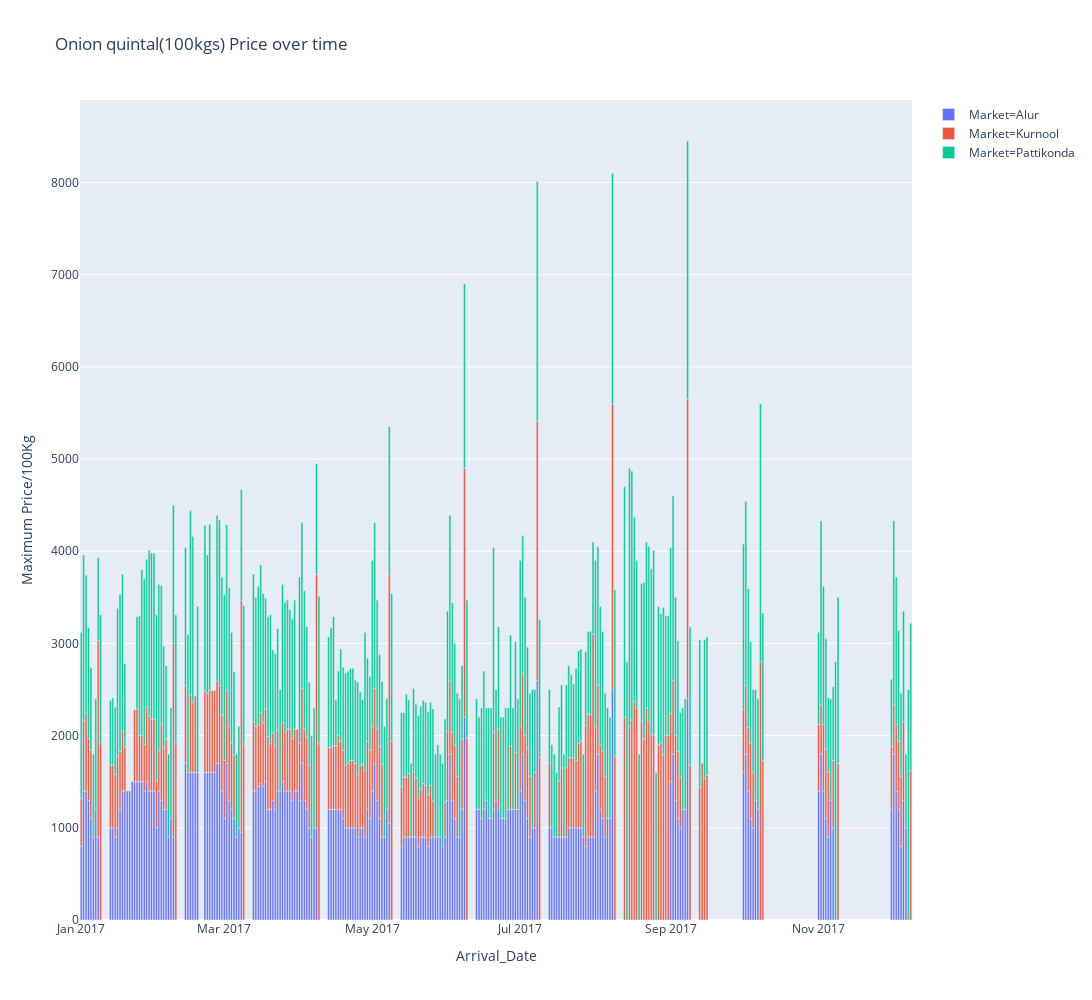
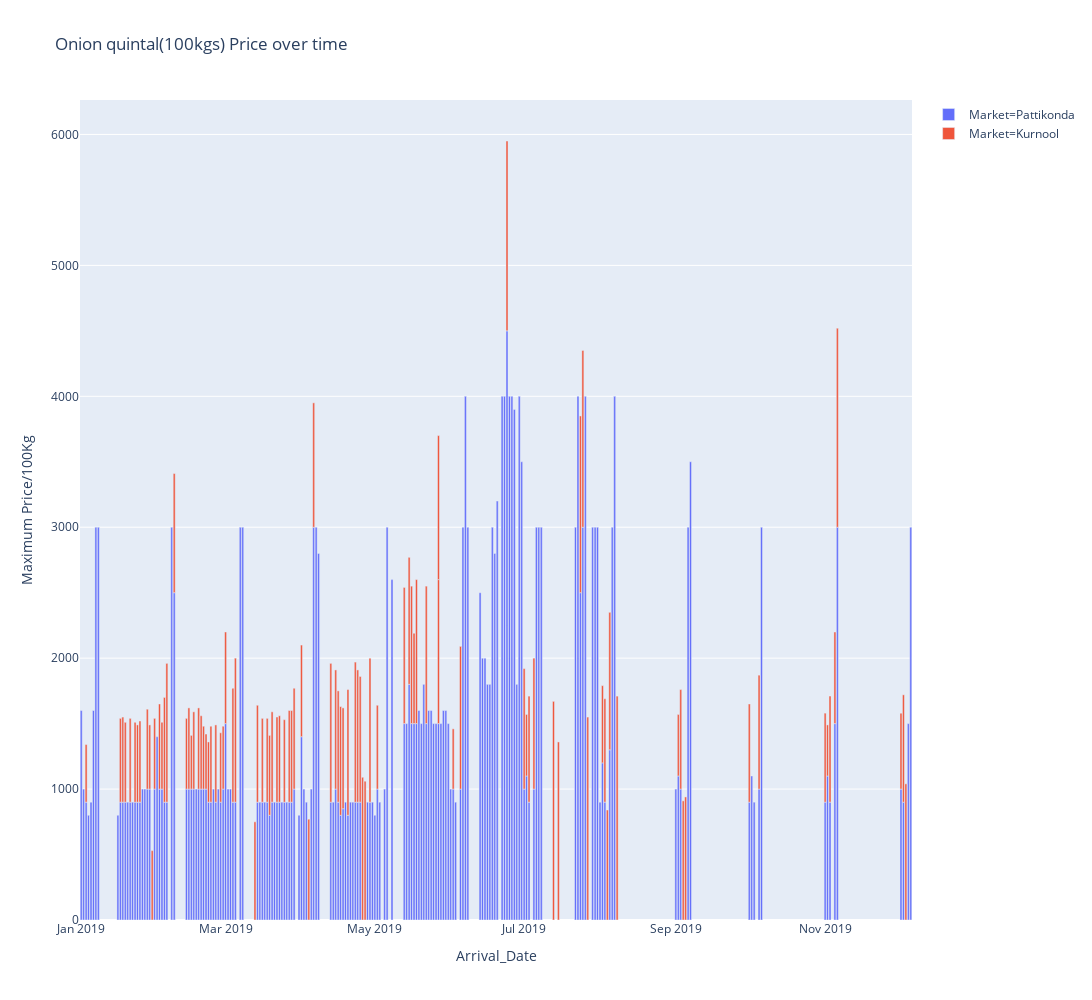
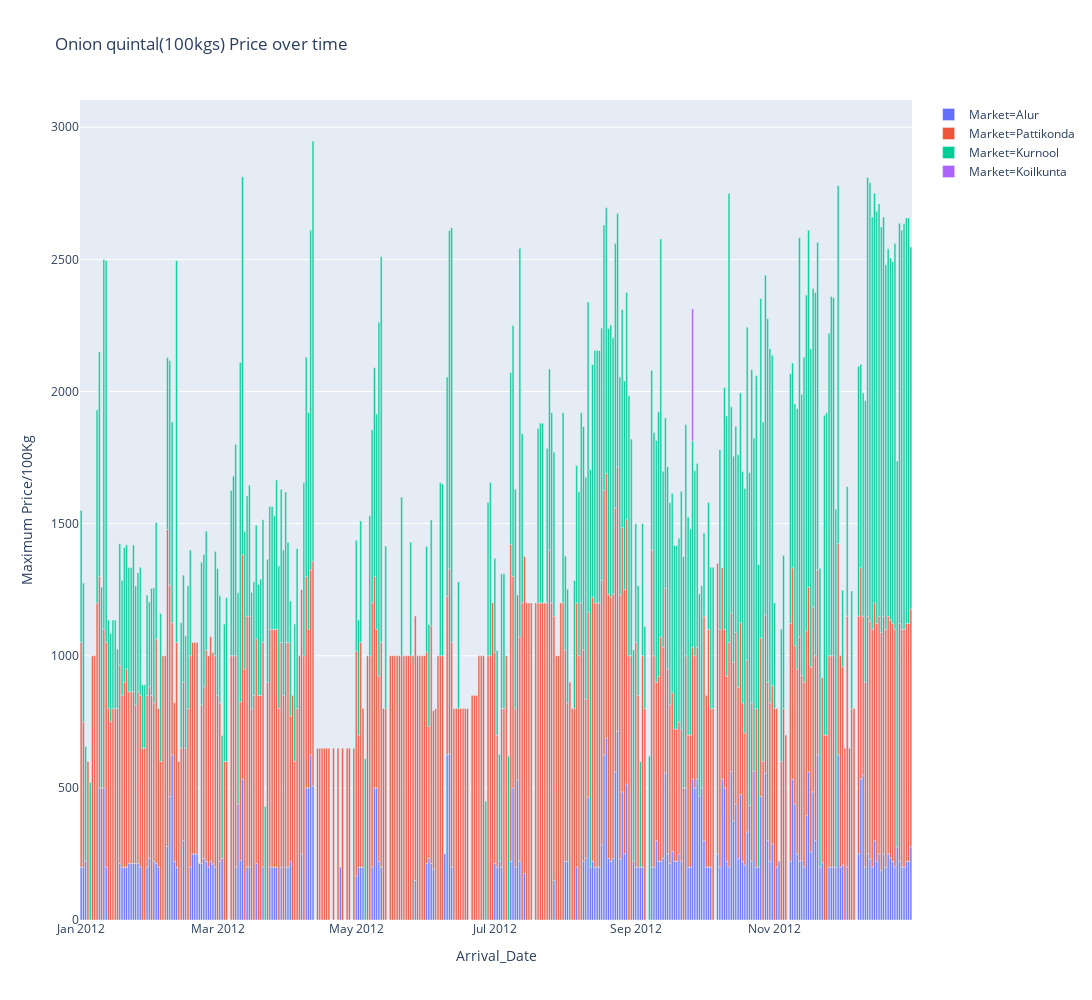
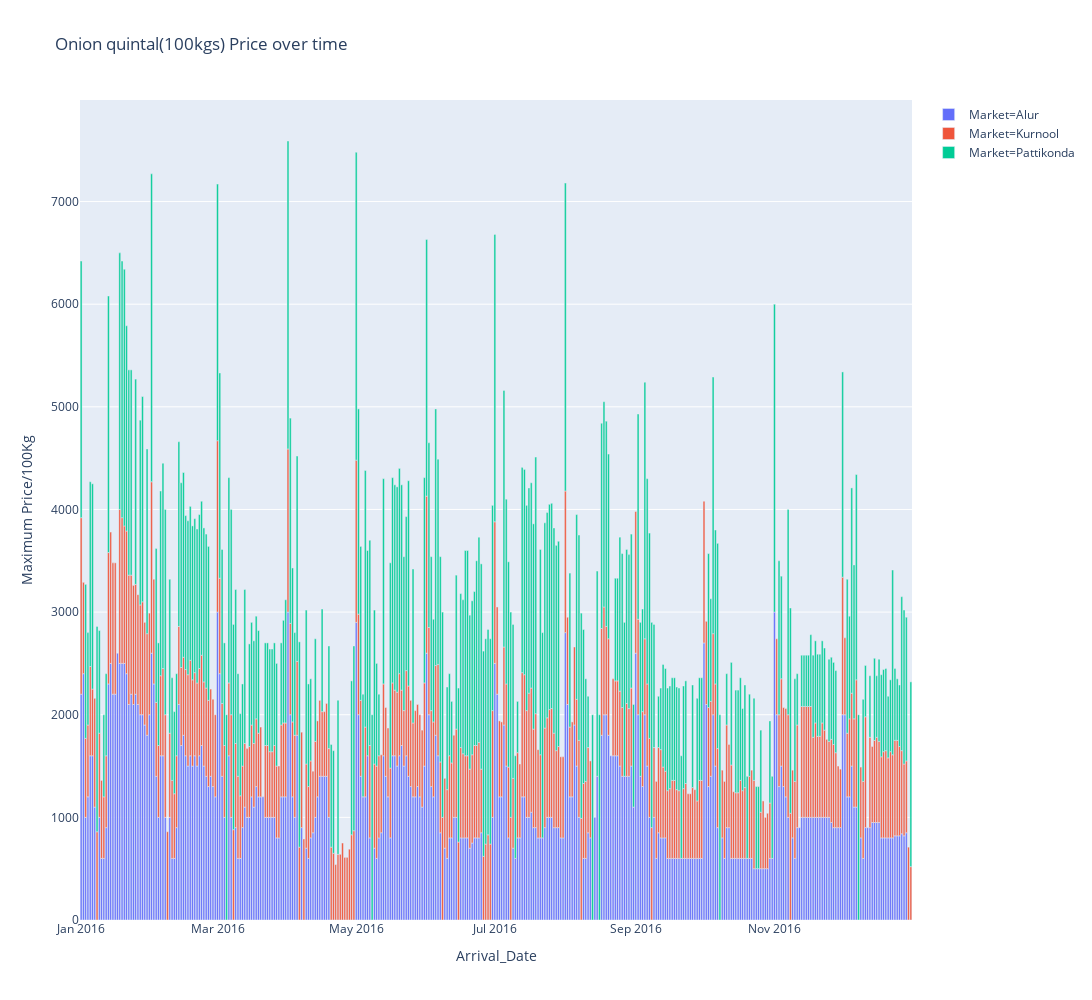

Notebook cell for these charts, in order:
### Code cell
import pandas as pd
from bokeh.plotting import figure, output_file, show
from bokeh.models import ColumnDataSource
import plotly.express as px
import glob

#pandas_bokeh.output_file("Interactive Plot.html")


file=glob.glob("Onion_20*.csv")

for filename in file:
    df = pd.read_csv(filename,usecols=range(0, 8), low_memory=False) 
    dataframe = df.loc[df['District'] == 'Kurnool']
    dataframe['Arrival_Date'] = pd.to_datetime(dataframe['Arrival_Date'])
    dframe = dataframe.sort_values(by='Arrival_Date', ascending=True)
    #dframe.to_csv('onion_data.csv')
    #daframe = pd.read_csv('onion_data.csv',usecols=range(0, 9),low_memory=False)
    #line_in = figure(df, values = 'Arrival_Date', title = "Onion Prices Comparsion between years", legend= "top_left", Ylabel= "Maximum")
    fig = px.bar(dframe, x = 'Arrival_Date', y = 'Max', hover_data=['Min', 'Market', 'Commodity', 'Variety'], color='Market', title='Onion quintal(100kgs) Price over time', labels={'Max':'Maximum Price/100Kg'}, width=1400,height=1000)
    fig.show()

    
#melt_df = pd.melt(list_of_dfs,id_vars= ['state'], value_vars=['arrival_date', 'district', 'market', 'min', 'max'])
#melt_df.head()

### Figure 1 — Plotly figure (JSON) as saved in the notebook; plotly's stock layout.template omitted (floating-point values rounded to 4 significant figures; data arrays with more than 128 entries replaced by an {"elided": "..."} marker saying what was removed)
{"data": [{"alignmentgroup": "True", "customdata": {"elided": "219x4 str values"}, "hoverlabel": {"namelength": 0}, "hovertemplate": "Market=%{customdata[1]}<br>Arrival_Date=%{x}<br>Maximum Price/100Kg=%{y}<br>Min=%{customdata[0]}<br>Commodity=%{customdata[2]}<br>Variety=%{customdata[3]}", "legendgroup": "Market=Alur", "marker": {"color": "#636efa"}, "name": "Market=Alur", "offsetgroup": "Market=Alur", "orientation": "v", "showlegend": true, "textposition": "auto", "type": "bar", "x": {"elided": "219 str values"}, "xaxis": "x", "y": {"elided": "219 str values"}, "yaxis": "y"}, {"alignmentgroup": "True", "customdata": {"elided": "202x4 str values"}, "hoverlabel": {"namelength": 0}, "hovertemplate": "Market=%{customdata[1]}<br>Arrival_Date=%{x}<br>Maximum Price/100Kg=%{y}<br>Min=%{customdata[0]}<br>Commodity=%{customdata[2]}<br>Variety=%{customdata[3]}", "legendgroup": "Market=Kurnool", "marker": {"color": "#EF553B"}, "name": "Market=Kurnool", "offsetgroup": "Market=Kurnool", "orientation": "v", "showlegend": true, "textposition": "auto", "type": "bar", "x": {"elided": "202 str values"}, "xaxis": "x", "y": {"elided": "202 str values"}, "yaxis": "y"}, {"alignmentgroup": "True", "customdata": {"elided": "248x4 str values"}, "hoverlabel": {"namelength": 0}, "hovertemplate": "Market=%{customdata[1]}<br>Arrival_Date=%{x}<br>Maximum Price/100Kg=%{y}<br>Min=%{customdata[0]}<br>Commodity=%{customdata[2]}<br>Variety=%{customdata[3]}", "legendgroup": "Market=Pattikonda", "marker": {"color": "#00cc96"}, "name": "Market=Pattikonda", "offsetgroup": "Market=Pattikonda", "orientation": "v", "showlegend": true, "textposition": "auto", "type": "bar", "x": {"elided": "248 str values"}, "xaxis": "x", "y": {"elided": "248 str values"}, "yaxis": "y"}], "layout": {"barmode": "relative", "height": 1000, "legend": {"tracegroupgap": 0}, "title": {"text": "Onion quintal(100kgs) Price over time"}, "width": 1400, "xaxis": {"anchor": "y", "domain": [0, 1], "title": {"text": "Arrival_Date"}}, "yaxis": {"anchor": "x", "domain": [0, 1], "title": {"text": "Maximum Price/100Kg"}}}}

### Figure 2 — Plotly figure (JSON) as saved in the notebook; plotly's stock layout.template omitted (floating-point values rounded to 4 significant figures; data arrays with more than 128 entries replaced by an {"elided": "..."} marker saying what was removed)
{"data": [{"alignmentgroup": "True", "customdata": {"elided": "182x4 str values"}, "hoverlabel": {"namelength": 0}, "hovertemplate": "Market=%{customdata[1]}<br>Arrival_Date=%{x}<br>Maximum Price/100Kg=%{y}<br>Min=%{customdata[0]}<br>Commodity=%{customdata[2]}<br>Variety=%{customdata[3]}", "legendgroup": "Market=Pattikonda", "marker": {"color": "#636efa"}, "name": "Market=Pattikonda", "offsetgroup": "Market=Pattikonda", "orientation": "v", "showlegend": true, "textposition": "auto", "type": "bar", "x": {"elided": "182 str values"}, "xaxis": "x", "y": {"elided": "182 int values"}, "yaxis": "y"}, {"alignmentgroup": "True", "customdata": {"elided": "100x4 str values"}, "hoverlabel": {"namelength": 0}, "hovertemplate": "Market=%{customdata[1]}<br>Arrival_Date=%{x}<br>Maximum Price/100Kg=%{y}<br>Min=%{customdata[0]}<br>Commodity=%{customdata[2]}<br>Variety=%{customdata[3]}", "legendgroup": "Market=Kurnool", "marker": {"color": "#EF553B"}, "name": "Market=Kurnool", "offsetgroup": "Market=Kurnool", "orientation": "v", "showlegend": true, "textposition": "auto", "type": "bar", "x": ["2019-01-03T00:00:00", "2019-01-17T00:00:00", "2019-01-18T00:00:00", "2019-01-19T00:00:00", "2019-01-21T00:00:00", "2019-01-23T00:00:00", "2019-01-24T00:00:00", "2019-01-25T00:00:00", "2019-01-28T00:00:00", "2019-01-29T00:00:00", "2019-01-30T00:00:00", "2019-01-31T00:00:00", "2019-02-02T00:00:00", "2019-02-03T00:00:00", "2019-02-04T00:00:00", "2019-02-05T00:00:00", "2019-02-08T00:00:00", "2019-02-13T00:00:00", "2019-02-14T00:00:00", "2019-02-15T00:00:00", "2019-02-16T00:00:00", "2019-02-18T00:00:00", "2019-02-19T00:00:00", "2019-02-20T00:00:00", "2019-02-21T00:00:00", "2019-02-22T00:00:00", "2019-02-23T00:00:00", "2019-02-25T00:00:00", "2019-02-27T00:00:00", "2019-02-28T00:00:00", "2019-03-01T00:00:00", "2019-03-04T00:00:00", "2019-03-05T00:00:00", "2019-03-13T00:00:00", "2019-03-14T00:00:00", "2019-03-16T00:00:00", "2019-03-18T00:00:00", "2019-03-19T00:00:00", "2019-03-20T00:00:00", "2019-03-22T00:00:00", "2019-03-23T00:00:00", "2019-03-25T00:00:00", "2019-03-27T00:00:00", "2019-03-28T00:00:00", "2019-03-29T00:00:00", "2019-04-01T00:00:00", "2019-04-04T00:00:00", "2019-04-06T00:00:00", "2019-04-13T00:00:00", "2019-04-15T00:00:00", "2019-04-16T00:00:00", "2019-04-17T00:00:00", "2019-04-18T00:00:00", "2019-04-20T00:00:00", "2019-04-23T00:00:00", "2019-04-24T00:00:00", "2019-04-25T00:00:00", "2019-04-26T00:00:00", "2019-04-27T00:00:00", "2019-04-29T00:00:00", "2019-05-02T00:00:00", "2019-05-13T00:00:00", "2019-05-15T00:00:00", "2019-05-16T00:00:00", "2019-05-17T00:00:00", "2019-05-18T00:00:00", "2019-05-22T00:00:00", "2019-05-27T00:00:00", "2019-05-27T00:00:00", "2019-06-02T00:00:00", "2019-06-05T00:00:00", "2019-06-24T00:00:00", "2019-07-01T00:00:00", "2019-07-02T00:00:00", "2019-07-03T00:00:00", "2019-07-05T00:00:00", "2019-07-13T00:00:00", "2019-07-15T00:00:00", "2019-07-24T00:00:00", "2019-07-25T00:00:00", "2019-07-27T00:00:00", "2019-08-02T00:00:00", "2019-08-03T00:00:00", "2019-08-04T00:00:00", "2019-08-05T00:00:00", "2019-08-08T00:00:00", "2019-09-02T00:00:00", "2019-09-03T00:00:00", "2019-09-04T00:00:00", "2019-09-05T00:00:00", "2019-10-01T00:00:00", "2019-10-05T00:00:00", "2019-11-01T00:00:00", "2019-11-02T00:00:00", "2019-11-03T00:00:00", "2019-11-05T00:00:00", "2019-11-06T00:00:00", "2019-12-02T00:00:00", "2019-12-03T00:00:00", "2019-12-04T00:00:00"], "xaxis": "x", "y": [440, 640, 650, 610, 640, 610, 590, 620, 610, 490, 530, 540, 650, 510, 800, 1060, 910, 540, 620, 410, 590, 620, 560, 480, 420, 460, 580, 590, 530, 480, 700, 870, 1100, 750, 740, 640, 640, 610, 690, 650, 660, 630, 700, 700, 770, 700, 770, 950, 1060, 910, 850, 830, 770, 960, 1070, 1010, 960, 1090, 1060, 1100, 640, 1040, 970, 1050, 690, 1100, 1050, 1100, 1100, 460, 1090, 1450, 920, 470, 810, 1000, 1670, 1360, 1350, 1350, 1550, 590, 790, 840, 1050, 1710, 470, 760, 910, 940, 750, 870, 680, 390, 810, 700, 1520, 580, 820, 1040], "yaxis": "y"}], "layout": {"barmode": "relative", "height": 1000, "legend": {"tracegroupgap": 0}, "title": {"text": "Onion quintal(100kgs) Price over time"}, "width": 1400, "xaxis": {"anchor": "y", "domain": [0, 1], "title": {"text": "Arrival_Date"}}, "yaxis": {"anchor": "x", "domain": [0, 1], "title": {"text": "Maximum Price/100Kg"}}}}

### Figure 3 — Plotly figure (JSON) as saved in the notebook; plotly's stock layout.template omitted (floating-point values rounded to 4 significant figures; data arrays with more than 128 entries replaced by an {"elided": "..."} marker saying what was removed)
{"data": [{"alignmentgroup": "True", "customdata": {"elided": "219x4 mixed values"}, "hoverlabel": {"namelength": 0}, "hovertemplate": "Market=%{customdata[1]}<br>Arrival_Date=%{x}<br>Maximum Price/100Kg=%{y}<br>Min=%{customdata[0]}<br>Commodity=%{customdata[2]}<br>Variety=%{customdata[3]}", "legendgroup": "Market=Alur", "marker": {"color": "#636efa"}, "name": "Market=Alur", "offsetgroup": "Market=Alur", "orientation": "v", "showlegend": true, "textposition": "auto", "type": "bar", "x": {"elided": "219 str values"}, "xaxis": "x", "y": {"elided": "219 int values"}, "yaxis": "y"}, {"alignmentgroup": "True", "customdata": {"elided": "328x4 mixed values"}, "hoverlabel": {"namelength": 0}, "hovertemplate": "Market=%{customdata[1]}<br>Arrival_Date=%{x}<br>Maximum Price/100Kg=%{y}<br>Min=%{customdata[0]}<br>Commodity=%{customdata[2]}<br>Variety=%{customdata[3]}", "legendgroup": "Market=Pattikonda", "marker": {"color": "#EF553B"}, "name": "Market=Pattikonda", "offsetgroup": "Market=Pattikonda", "orientation": "v", "showlegend": true, "textposition": "auto", "type": "bar", "x": {"elided": "328 str values"}, "xaxis": "x", "y": {"elided": "328 int values"}, "yaxis": "y"}, {"alignmentgroup": "True", "customdata": {"elided": "264x4 mixed values"}, "hoverlabel": {"namelength": 0}, "hovertemplate": "Market=%{customdata[1]}<br>Arrival_Date=%{x}<br>Maximum Price/100Kg=%{y}<br>Min=%{customdata[0]}<br>Commodity=%{customdata[2]}<br>Variety=%{customdata[3]}", "legendgroup": "Market=Kurnool", "marker": {"color": "#00cc96"}, "name": "Market=Kurnool", "offsetgroup": "Market=Kurnool", "orientation": "v", "showlegend": true, "textposition": "auto", "type": "bar", "x": {"elided": "264 str values"}, "xaxis": "x", "y": {"elided": "264 int values"}, "yaxis": "y"}, {"alignmentgroup": "True", "customdata": [[400, "Koilkunta", "Onion", "Other"]], "hoverlabel": {"namelength": 0}, "hovertemplate": "Market=%{customdata[1]}<br>Arrival_Date=%{x}<br>Maximum Price/100Kg=%{y}<br>Min=%{customdata[0]}<br>Commodity=%{customdata[2]}<br>Variety=%{customdata[3]}", "legendgroup": "Market=Koilkunta", "marker": {"color": "#ab63fa"}, "name": "Market=Koilkunta", "offsetgroup": "Market=Koilkunta", "orientation": "v", "showlegend": true, "textposition": "auto", "type": "bar", "x": ["2012-09-26T00:00:00"], "xaxis": "x", "y": [500], "yaxis": "y"}], "layout": {"barmode": "relative", "height": 1000, "legend": {"tracegroupgap": 0}, "title": {"text": "Onion quintal(100kgs) Price over time"}, "width": 1400, "xaxis": {"anchor": "y", "domain": [0, 1], "title": {"text": "Arrival_Date"}}, "yaxis": {"anchor": "x", "domain": [0, 1], "title": {"text": "Maximum Price/100Kg"}}}}

### Figure 4 — Plotly figure (JSON) as saved in the notebook; plotly's stock layout.template omitted (floating-point values rounded to 4 significant figures; data arrays with more than 128 entries replaced by an {"elided": "..."} marker saying what was removed)
{"data": [{"alignmentgroup": "True", "customdata": {"elided": "332x4 str values"}, "hoverlabel": {"namelength": 0}, "hovertemplate": "Market=%{customdata[1]}<br>Arrival_Date=%{x}<br>Maximum Price/100Kg=%{y}<br>Min=%{customdata[0]}<br>Commodity=%{customdata[2]}<br>Variety=%{customdata[3]}", "legendgroup": "Market=Alur", "marker": {"color": "#636efa"}, "name": "Market=Alur", "offsetgroup": "Market=Alur", "orientation": "v", "showlegend": true, "textposition": "auto", "type": "bar", "x": {"elided": "332 str values"}, "xaxis": "x", "y": {"elided": "332 str values"}, "yaxis": "y"}, {"alignmentgroup": "True", "customdata": {"elided": "340x4 str values"}, "hoverlabel": {"namelength": 0}, "hovertemplate": "Market=%{customdata[1]}<br>Arrival_Date=%{x}<br>Maximum Price/100Kg=%{y}<br>Min=%{customdata[0]}<br>Commodity=%{customdata[2]}<br>Variety=%{customdata[3]}", "legendgroup": "Market=Kurnool", "marker": {"color": "#EF553B"}, "name": "Market=Kurnool", "offsetgroup": "Market=Kurnool", "orientation": "v", "showlegend": true, "textposition": "auto", "type": "bar", "x": {"elided": "340 str values"}, "xaxis": "x", "y": {"elided": "340 str values"}, "yaxis": "y"}, {"alignmentgroup": "True", "customdata": {"elided": "281x4 str values"}, "hoverlabel": {"namelength": 0}, "hovertemplate": "Market=%{customdata[1]}<br>Arrival_Date=%{x}<br>Maximum Price/100Kg=%{y}<br>Min=%{customdata[0]}<br>Commodity=%{customdata[2]}<br>Variety=%{customdata[3]}", "legendgroup": "Market=Pattikonda", "marker": {"color": "#00cc96"}, "name": "Market=Pattikonda", "offsetgroup": "Market=Pattikonda", "orientation": "v", "showlegend": true, "textposition": "auto", "type": "bar", "x": {"elided": "281 str values"}, "xaxis": "x", "y": {"elided": "281 str values"}, "yaxis": "y"}], "layout": {"barmode": "relative", "height": 1000, "legend": {"tracegroupgap": 0}, "title": {"text": "Onion quintal(100kgs) Price over time"}, "width": 1400, "xaxis": {"anchor": "y", "domain": [0, 1], "title": {"text": "Arrival_Date"}}, "yaxis": {"anchor": "x", "domain": [0, 1], "title": {"text": "Maximum Price/100Kg"}}}}
